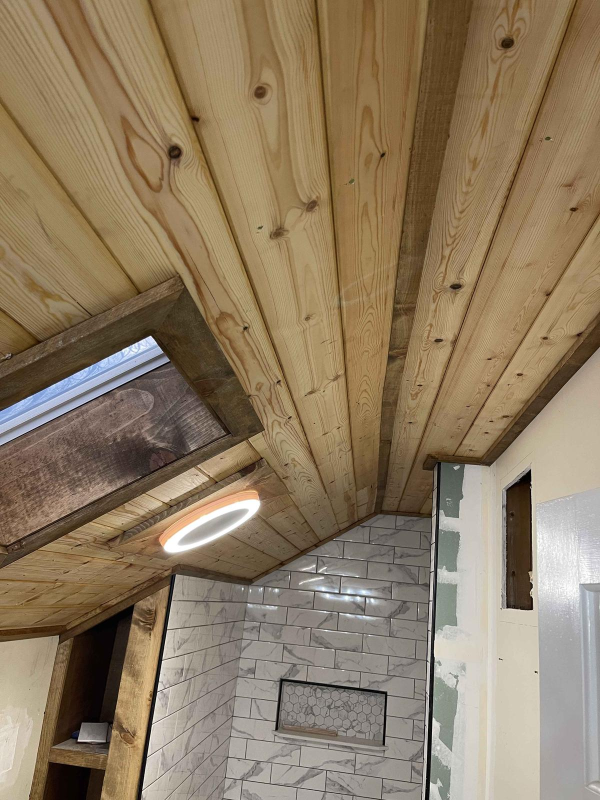
#> input picture images/work/bathroom-plank-ceiling-tile-shower.jpg, 1200 x 1600 px (shown at 1/2 size)
$ python -i intake_photos.py   (imports and definitions only)
#> lines starting #> are read from the running program, lines starting #| are printed output that depends on the picture
"""Sort phone photos out of images/inbox and into the gallery.

Two steps, because only one of them is a judgement call.

    python scripts/intake_photos.py scan
        Measures every photo in images/inbox and prints JSON: size, orientation,
        when it was taken, the town the GPS points at, a sharpness score, and which
        other photos in the batch look like the same scene (duplicates, or a
        before/after pair). It decides nothing.

    python scripts/intake_photos.py apply private/intake.json
        Takes the decisions - title, gallery filter, town, order, what to throw out -
        renames each keeper after its title, strips the metadata, moves it into
        images/work, adds it to data/gallery.json, and runs optimize_photos.py so
        widths and heights are recorded. Rejects move to images/inbox/rejected.

Everything here resizes proportionally or not at all. Nothing is ever cropped.

The town guess is made against a built-in table of local coordinates rather than a
geocoding service, so a client's home coordinates never leave this machine. It is a
guess: check it before applying. The GPS is read and then thrown away - photos that
reach images/work carry no metadata at all, which matters because a phone photo taken
in someone's living room otherwise pins their address in a public repository.
"""
import json
import math
import os
import re
import sys
from datetime import datetime

from PIL import Image, ImageFilter, ImageOps, ImageStat

INBOX = "images/inbox"
REJECTED = "images/inbox/rejected"
PHOTO_DIR = "images/work"
DATA = "data/gallery.json"
EXTS = (".jpg", ".jpeg", ".png", ".webp")

# Keep in sync with the "Gallery filter" options in .pages.yml
TYPES = ("framing", "sheetrock", "trim", "flooring", "decks", "pergolas",
         "porches", "woodwork", "carports", "remodels", "fencing")

# Below this, a photo is soft enough to be worth a second look. It is a hint for the
# eye, not a verdict: motion blur and a shallow depth of field score the same.
BLUR_LIMIT = 90.0

# Where the work is. Neighbourhoods are listed as well as cities because an in-town
# job is more usefully tagged "Kirkwood" than "Atlanta". Anything more than
# FAR_MILES from the nearest of these is reported as unknown rather than guessed at.
FAR_MILES = 12.0
PLACES = [
    ("Atlanta", None, 33.7490, -84.3880),
    ("Decatur", None, 33.7748, -84.2963),
    ("East Atlanta", "Atlanta", 33.7407, -84.3405),
    ("Kirkwood", "Atlanta", 33.7520, -84.3200),
    ("Edgewood", "Atlanta", 33.7540, -84.3360),
    ("Reynoldstown", "Atlanta", 33.7487, -84.3573),
    ("Inman Park", "Atlanta", 33.7614, -84.3537),
    ("Candler Park", "Atlanta", 33.7667, -84.3400),
    ("Grant Park", "Atlanta", 33.7340, -84.3700),
    ("Ormewood Park", "Atlanta", 33.7260, -84.3496),
    ("Midtown", "Atlanta", 33.7838, -84.3830),
    ("West End", "Atlanta", 33.7391, -84.4175),
    ("Druid Hills", None, 33.7943, -84.3233),
    ("Avondale Estates", None, 33.7715, -84.2651),
    ("Scottdale", None, 33.7906, -84.2633),
    ("Clarkston", None, 33.8098, -84.2399),
    ("Stone Mountain", None, 33.8081, -84.1702),
    ("Tucker", None, 33.8545, -84.2171),
    ("Chamblee", None, 33.8920, -84.2988),
    ("Brookhaven", None, 33.8651, -84.3366),
    ("Doraville", None, 33.8979, -84.2680),
    ("Belvedere Park", None, 33.7437, -84.2583),
    ("Panthersville", None, 33.6885, -84.2769),
    ("Gresham Park", None, 33.7026, -84.3048),
    ("Lithonia", None, 33.7123, -84.1052),
    ("Snellville", None, 33.8573, -84.0199),
    ("Lilburn", None, 33.8898, -84.1430),
    ("Conyers", None, 33.6676, -84.0177),
    ("Covington", None, 33.5968, -83.8602),
    ("East Point", None, 33.6795, -84.4394),
    ("College Park", None, 33.6534, -84.4494),
    ("Hapeville", None, 33.6601, -84.4100),
    ("Forest Park", None, 33.6221, -84.3691),
    ("Riverdale", None, 33.5726, -84.4132),
    ("Union City", None, 33.5871, -84.5424),
    ("Fairburn", None, 33.5674, -84.5807),
    ("Morrow", None, 33.5829, -84.3394),
    ("Jonesboro", None, 33.5215, -84.3533),
    ("Stockbridge", None, 33.5443, -84.2338),
    ("Fayetteville", None, 33.4487, -84.4549),
    ("Peachtree City", None, 33.3968, -84.5957),
    ("Hampton", None, 33.3868, -84.2827),
    ("McDonough", None, 33.4473, -84.1469),
    ("Locust Grove", None, 33.3457, -84.1091),
    ("Griffin", None, 33.2468, -84.2641),
    ("Jenkinsburg", None, 33.3271, -84.0291),
    ("Flovilla", None, 33.2534, -83.8907),
    ("Jackson", None, 33.2946, -83.9654),
    ("Monticello", None, 33.3043, -83.6821),
    ("Barnesville", None, 33.0546, -84.1557),
    ("Forsyth", None, 33.0346, -83.9382),
    ("Marietta", None, 33.9526, -84.5499),
    ("Smyrna", None, 33.8840, -84.5144),
    ("Sandy Springs", None, 33.9304, -84.3733),
    ("Dunwoody", None, 33.9462, -84.3346),
    ("Norcross", None, 33.9412, -84.2135),
    ("Roswell", None, 34.0232, -84.3616),
]


# [25 lines left out: functions photos_in, miles, nearest_place, not called in this run]


def gps_of(exif):
    """Decimal latitude and longitude from the EXIF GPS block, if the phone recorded one."""
    try:
        gps = exif.get_ifd(0x8825)
    except Exception:
        return None
    if not gps or 2 not in gps or 4 not in gps:
        return None

    # [4 lines left out: function deg, not called in this run]

    try:
        return deg(gps[2], gps.get(1, "N")), deg(gps[4], gps.get(3, "E"))
    except Exception:
        return None


def shot_at(exif):
    for tag in (36867, 36868, 306):  # DateTimeOriginal, DateTimeDigitized, DateTime
        raw = exif.get_ifd(0x8769).get(tag) if tag != 306 else exif.get(306)
        if raw:
            try:
                return datetime.strptime(str(raw), "%Y:%m:%d %H:%M:%S").isoformat(" ")
            except ValueError:
                return str(raw)
    return None


def sharpness(gray):
    """Variance of a Laplacian pass - low means soft. The offset keeps the filter's
    negative values from being clamped away before they can be measured."""
    lap = gray.filter(ImageFilter.Kernel((3, 3), [0, 1, 0, 1, -4, 1, 0, 1, 0],
                                         scale=1, offset=128))
    return round(ImageStat.Stat(lap).stddev[0] ** 2, 1)


def ahash(gray):
    """64-bit average hash. Two photos of the same scene land close together."""
    small = gray.resize((8, 8), Image.LANCZOS)
    px = list(small.getdata())
    avg = sum(px) / len(px)
    bits = 0
    for i, v in enumerate(px):
        if v >= avg:
            bits |= 1 << i
    return bits


def measure(path):
    im = Image.open(path)
#> im is the input picture: PIL image 1200x1600 RGB; mean R, G, B 142.3, 123.9, 98.5
    exif = im.getexif()
    gps = gps_of(exif)
    im = ImageOps.exif_transpose(im)
    w, h = im.size
#> w = 1200; h = 1600
    gray = im.convert("L")
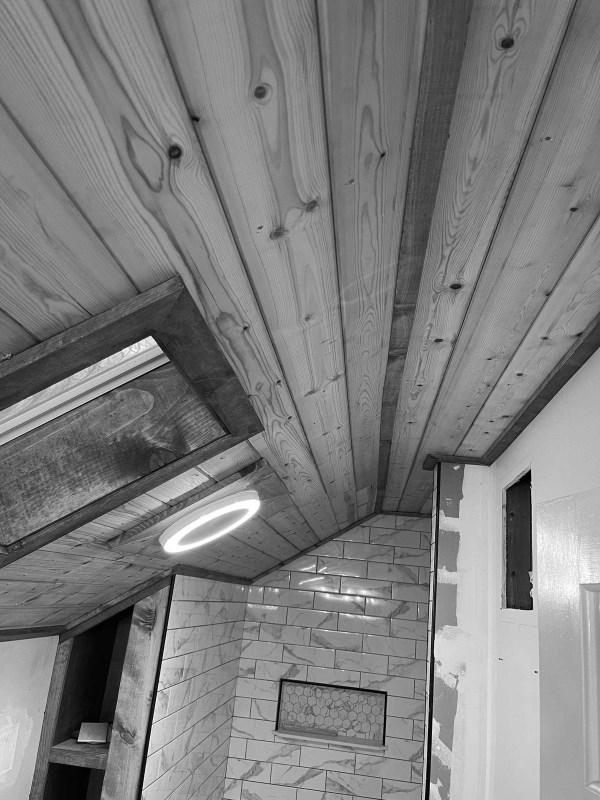
#> gray: PIL image 1200x1600 L (shown at 1/2 size); min 0, max 255, mean 126.5
    gray.thumbnail((512, 512), Image.LANCZOS)
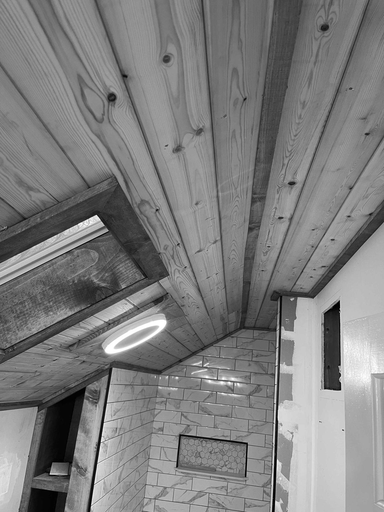
#> gray: PIL image 384x512 L; min 0, max 255, mean 126.5
    stat = ImageStat.Stat(gray)
    sharp = sharpness(gray)
#> in sharpness, `lap = gray.filter(ImageFilter.Kernel((3, 3), [0, 1, 0, 1, -4, 1, 0, 1,..`:
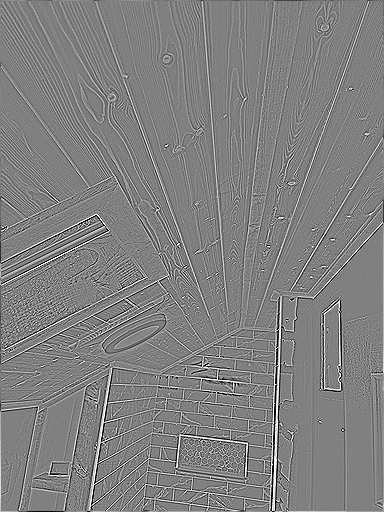
#> lap: PIL image 384x512 L; min 0, max 255, mean 128
#> sharp = 955

    out = {
        "file": os.path.basename(path),
        "w": w, "h": h,
        "shape": "portrait" if h > w * 1.1 else "landscape" if w > h * 1.1 else "square",
        "kb": os.path.getsize(path) // 1024,
        "shot": shot_at(exif),
        "sharpness": sharp,
        "soft": sharp < BLUR_LIMIT,
        "brightness": round(stat.mean[0], 1),
        "_hash": ahash(gray),
    }
#> in ahash, `px = list(small.getdata())`: px = 64 values, max 200 at index 62, min 66 at index 49, mean 126.2
#> in ahash, `avg = sum(px) / len(px)`: avg = 126.2
#> the loop in ahash, `for i, v in enumerate(px):` made 64 passes
#> (v, bits) on passes 1, 2, 3, 4, 9, 10, 11, 12, 17, 20, 21, 23: (131, 1), (128, 3), (132, 7), (129, 15), (130, 271), (135, 783), (131, 1807), (138, 3855), (127, 69391), (145, 593679), (129, 1642255), (133, 5836559)
#> bits on passes 61 to 64: 2088760382584327951, 4394603391798021903, 9006289410225409807, 18229661447080185615
#> after the loop in ahash, `for i, v in enumerate(px):`: bits = 18229661447080185615
    if gps:
        town, dist = nearest_place(*gps)
        out["town_guess"] = town
        out["town_miles_off"] = dist
    else:
        out["town_guess"] = None
    return out


# [147 lines left out: functions scan, load_gallery, slugify, strip_metadata, apply, main, not called in this run]


# [2 lines not run here, left out]

>>> result = measure('../images/work/bathroom-plank-ceiling-tile-shower.jpg')
#> result = 11 items

$ run again, on images/work/blue-sunroom-arched-window.jpg
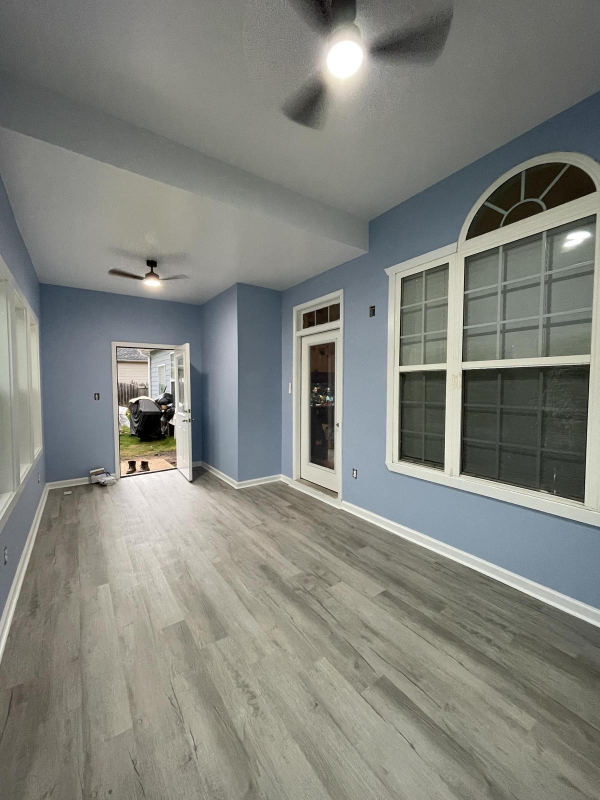
#> input picture images/work/blue-sunroom-arched-window.jpg, 1200 x 1600 px (shown at 1/2 size)
#> in measure, im is the input picture: PIL image 1200x1600 RGB; mean R, G, B 129.7, 131.1, 124.2
#> in measure, `gray.thumbnail((512, 512), Image.LANCZOS)`:
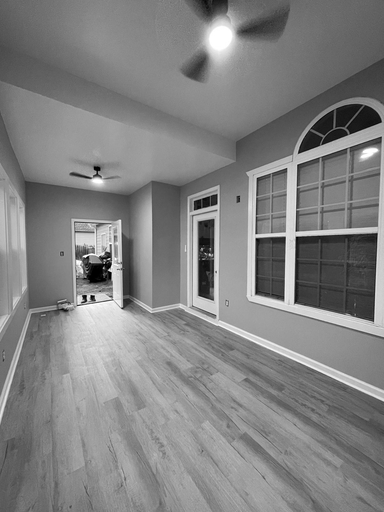
#> gray: PIL image 384x512 L; min 0, max 255, mean 129.9
#> in sharpness, `lap = gray.filter(ImageFilter.Kernel((3, 3), [0, 1, 0, 1, -4, 1, 0, 1,..`:
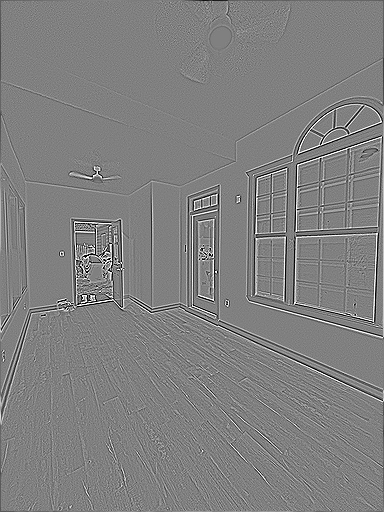
#> lap: PIL image 384x512 L; min 0, max 255, mean 127.9
#> sharp = 590.3
#> px = 64 values, max 198 at index 42, min 74 at index 15, mean 129.8
#> avg = 129.8
#> the loop in ahash, `for i, v in enumerate(px):` made 64 passes
#> (v, bits) on passes 3, 5, 11, 12, 13, 18, 19, 20: (137, 4), (156, 20), (132, 1044), (133, 3092), (142, 7188), (142, 138260), (145, 400404), (132, 924692)
#> after the loop in ahash, `for i, v in enumerate(px):`: bits = 9096987840399416340
#> result = 11 items

$ run again, on images/work/blue-sunroom-lvp-floor.jpg
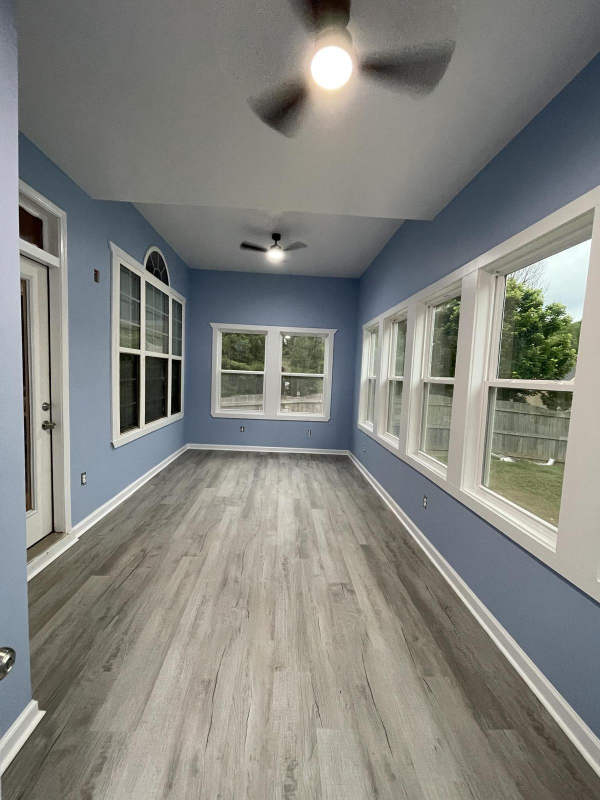
#> input picture images/work/blue-sunroom-lvp-floor.jpg, 1200 x 1600 px (shown at 1/2 size)
#> in measure, im is the input picture: PIL image 1200x1600 RGB; mean R, G, B 131.9, 132.2, 126.5
#> in measure, `gray.thumbnail((512, 512), Image.LANCZOS)`:
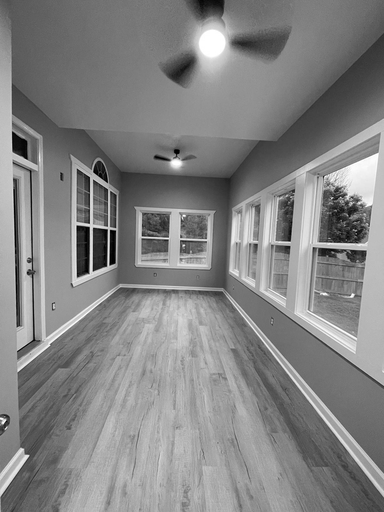
#> gray: PIL image 384x512 L; min 0, max 255, mean 131.4
#> in sharpness, `lap = gray.filter(ImageFilter.Kernel((3, 3), [0, 1, 0, 1, -4, 1, 0, 1,..`:
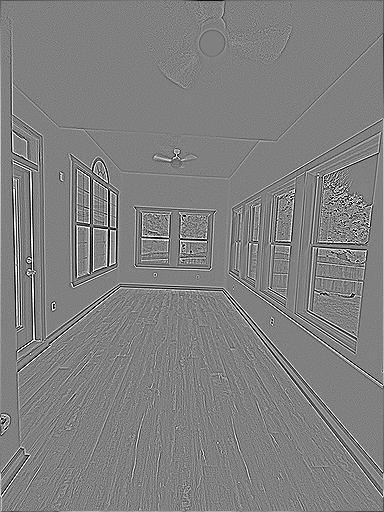
#> lap: PIL image 384x512 L; min 0, max 255, mean 128
#> sharp = 815.4
#> px = 64 values, max 181 at index 23, min 81 at index 15, mean 131
#> avg = 131
#> the loop in ahash, `for i, v in enumerate(px):` made 64 passes
#> (v, bits) on passes 5, 13, 14, 17, 24, 25, 30, 31: (155, 16), (160, 4112), (135, 12304), (132, 77840), (181, 8466448), (158, 25243664), (158, 562114576), (139, 1635856400)
#> after the loop in ahash, `for i, v in enumerate(px):`: bits = 4475696201441816592
#> result = 11 items

$ run again, on images/work/carport-over-concrete-pad.jpg
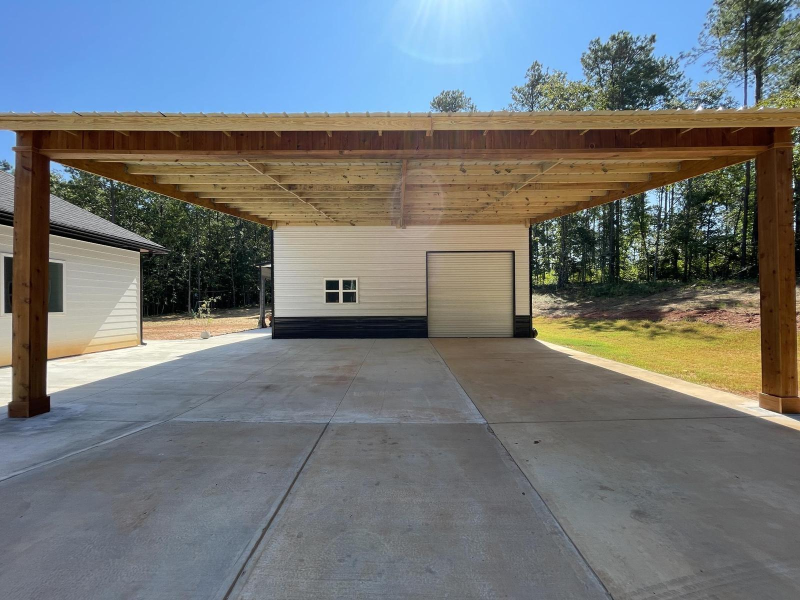
#> input picture images/work/carport-over-concrete-pad.jpg, 1600 x 1200 px (shown at 1/2 size)
#> in measure, im is the input picture: PIL image 1600x1200 RGB; mean R, G, B 113, 117.2, 117.9
#> in measure, `gray.thumbnail((512, 512), Image.LANCZOS)`:
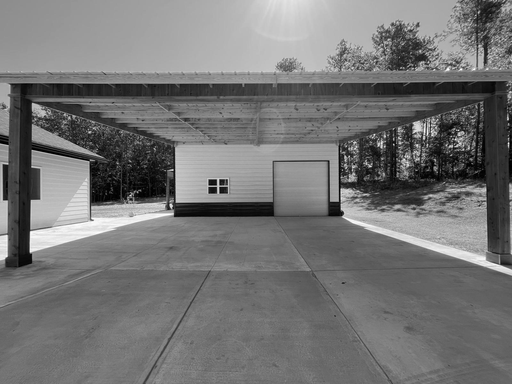
#> gray: PIL image 512x384 L; min 0, max 255, mean 116
#> in sharpness, `lap = gray.filter(ImageFilter.Kernel((3, 3), [0, 1, 0, 1, -4, 1, 0, 1,..`:
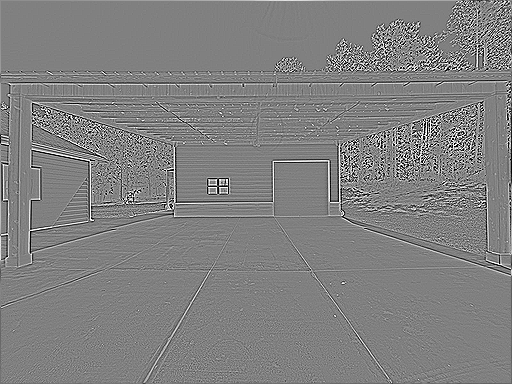
#> lap: PIL image 512x384 L; min 0, max 255, mean 128.3
#> sharp = 1049.8
#> px = 64 values, max 209 at index 4, min 51 at index 23, mean 116.7
#> avg = 116.7
#> the loop in ahash, `for i, v in enumerate(px):` made 64 passes
#> (v, bits) on passes 1 to 8: (153, 1), (161, 3), (170, 7), (188, 15), (209, 31), (175, 63), (148, 127), (120, 255)
#> after the loop in ahash, `for i, v in enumerate(px):`: bits = 5620707732265910271
#> result = 11 items
